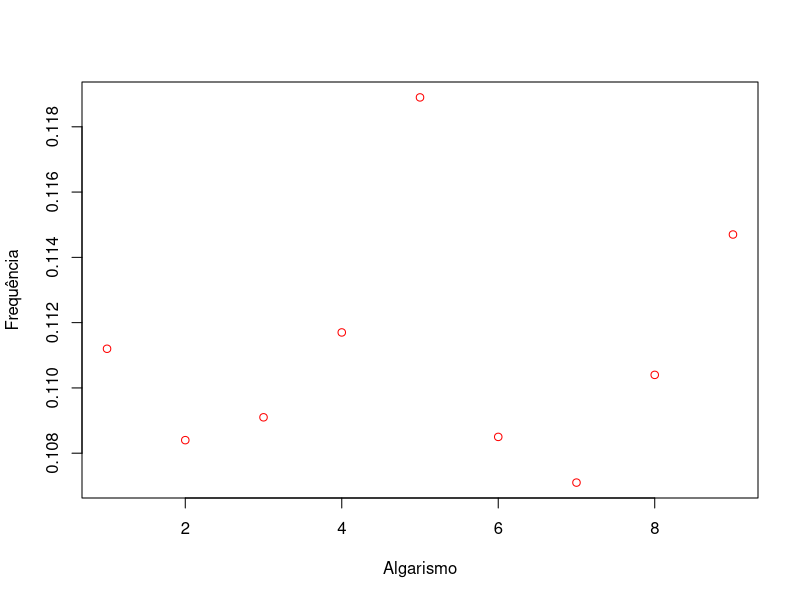
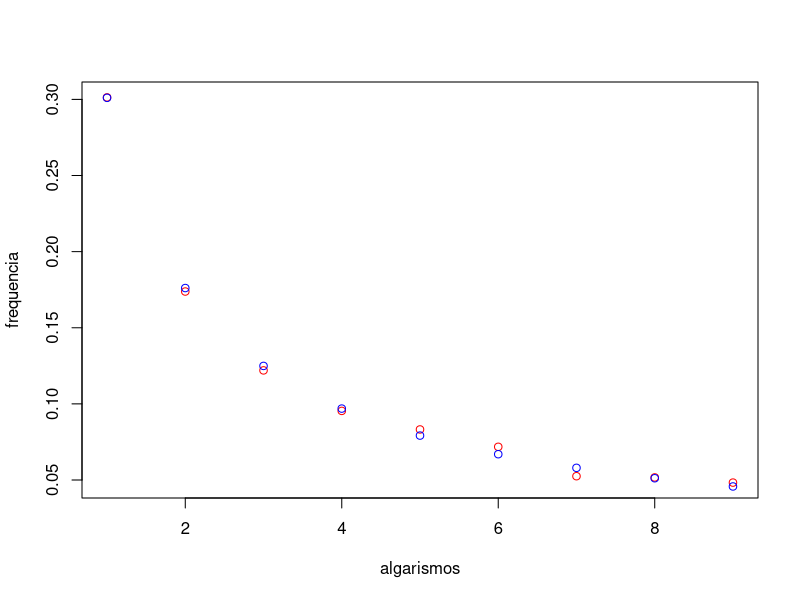

Here is the R script that generated these plots, in order:
set.seed(123)

benford <-function(algarismo){
    return(log10(1+(1/algarismo)))
}

#A
armazena_benford <- numeric(9)
for(i in 1:9){
    cat("prob do algarimso " , i , " ", benford(i),"\n")
    armazena_benford[i] <- benford(i)
}

#B
qtd <- 10000
processoA<- sample(1:1000000, replace = TRUE,  qtd)
aux <- substr(processoA, 1, 1)
armazena_processoA <- numeric(9)


for (i in 1:9){
    cat("chance de ", i , sum(aux == as.character(i))/qtd,"\n")
    armazena_processoA[i] <- sum(aux == as.character(i))/qtd
}

#C
processoB <- numeric(qtd) 
for (i in 1:qtd){
    aux <- sample(1:9, replace = TRUE,10)
    produto <- 1
    for(j in 1:10){
        produto <- produto * aux[j]
    }
    processoB[i] <- produto
}

aux <- substr(processoB, 1, 1)
armazena_processoB <- numeric(9)
for (i in 1:9){
    cat("chance de ", i , sum( aux == as.character(i))/qtd,"\n")
    armazena_processoB[i] <- sum( aux == as.character(i))/qtd
}

#D
plot(1:9, armazena_processoA,
    xlab = "Algarismo",
    ylab = "Frequência",
    col = "red",
    )

points(1:9, armazena_benford,
    col = "blue",
    )

#E

plot(armazena_processoB,
xlab = "algarismos",
ylab = "frequencia",
col = "red")

lines(armazena_benford,
type = "p",
col = "blue")


#F preguiça 


#G preguiça 
